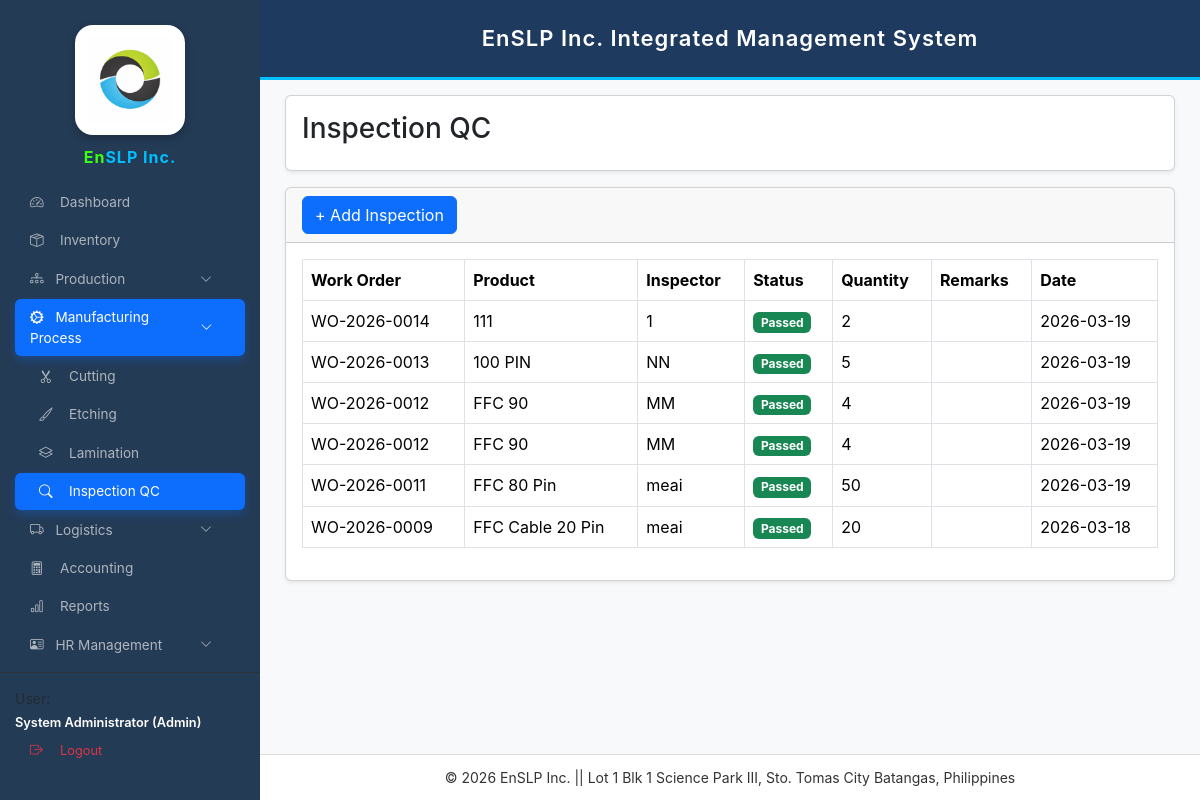
Before: /inspection_qc.php (signed in) with the older database file.
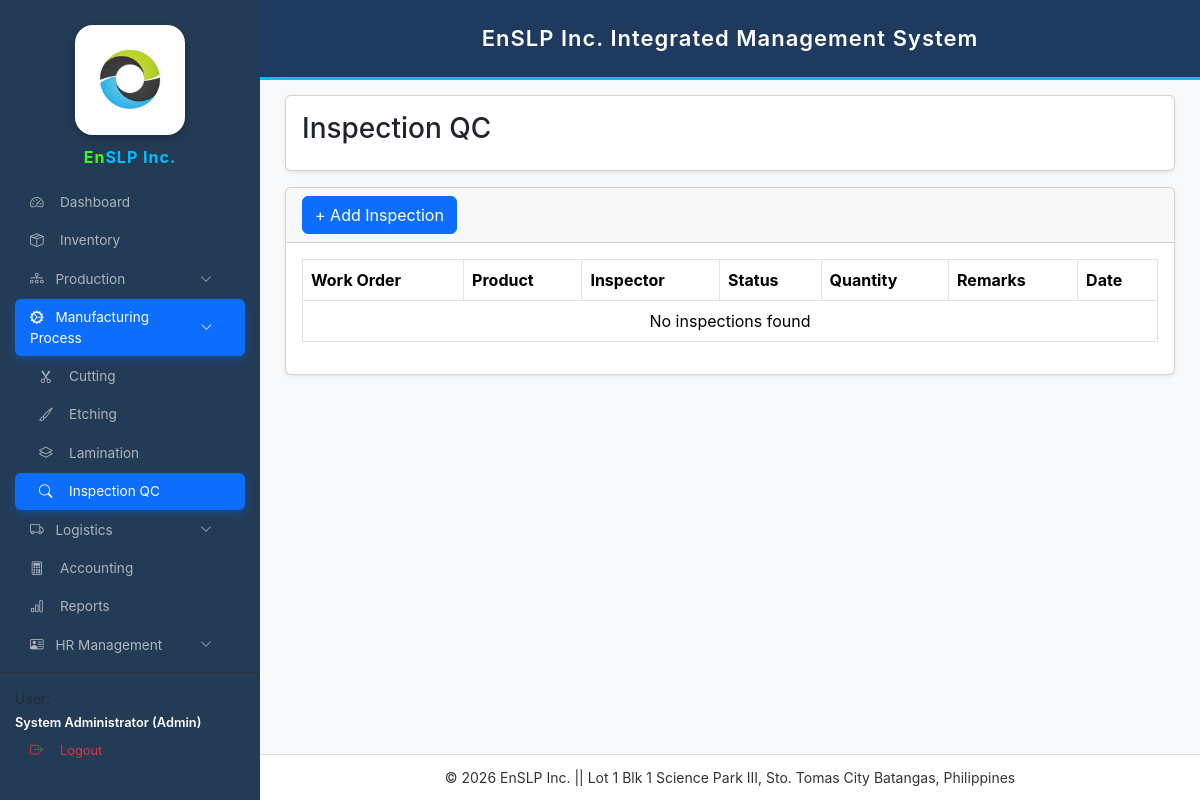
After: the same page with the newer database file.
### tables this page shows
CREATE TABLE `inspection_qc` (
  `id` int(11) NOT NULL,
  `work_order_id` varchar(50) NOT NULL,
  `item_id` int(11) NOT NULL,
  `inspector` varchar(100) DEFAULT NULL,
  `status` enum('Passed','Failed') NOT NULL,
  `remarks` text DEFAULT NULL,
  `date_inspected` timestamp NOT NULL DEFAULT current_timestamp(),
  `passed_qty` int(11) DEFAULT NULL
);

CREATE TABLE `work_orders` (
  `id` int(11) NOT NULL,
  `wo_no` varchar(50) DEFAULT NULL,
  `product_name` varchar(150) NOT NULL,
  `client` varchar(150) DEFAULT NULL,
  `qty` int(11) DEFAULT 0,
  `status` varchar(50) DEFAULT NULL,
  `date_started` date NOT NULL,
  `date_completed` date DEFAULT NULL,
  `remarks` varchar(255) DEFAULT NULL,
  `created_at` timestamp NOT NULL DEFAULT current_timestamp(),
  `selling_price` decimal(10,2) DEFAULT 0.00
);

CREATE TABLE `inventory_items` (
  `id` int(11) NOT NULL,
  `item_code` varchar(50) DEFAULT NULL,
  `item_name` varchar(150) NOT NULL,
  `category` varchar(50) DEFAULT NULL,
  `unit` varchar(30) DEFAULT 'pcs',
  `quantity` int(11) NOT NULL DEFAULT 0,
  `reorder_level` int(11) NOT NULL DEFAULT 0,
  `created_at` datetime NOT NULL DEFAULT current_timestamp(),
  `cost` decimal(10,2) DEFAULT NULL,
  `selling_price` decimal(10,2) DEFAULT 0.00,
  `status` varchar(20) DEFAULT 'active',
  `value` decimal(10,2) DEFAULT 0.00
);

### inspection_qc.php (the view, shortened to what this page needs)
<?php
require_once "config.php";
$stmt=$conn->query("
SELECT q.*,i.item_name,w.wo_no,w.product_name
FROM inspection_qc q
LEFT JOIN inventory_items i ON q.item_id = i.id
LEFT JOIN work_orders w ON q.work_order_id = w.id
ORDER BY q.id DESC
");
$inspections=$stmt->fetchAll(PDO::FETCH_ASSOC);
?>
<!DOCTYPE html>
<html>
<head>
<link href="https://cdn.jsdelivr.net/npm/bootstrap@5.3.3/dist/css/bootstrap.min.css" rel="stylesheet">
</head>
<body>
<?php include 'sidebar.php'; ?>
<?php include 'header.php'; ?>
<div class="main-content">
<div class="card shadow-sm mb-3">
<div class="card-body">
<h3>Inspection QC</h3>
</div>
</div>
<div class="card shadow-sm">
<div class="card-header">
<button class="btn btn-primary"
data-bs-toggle="modal"
data-bs-target="#addInspectionModal">
+ Add Inspection
</button>
</div>
<div class="card-body">
<table class="table table-bordered">
<thead>
<tr>
<th>Work Order</th>
<th>Product</th>
<th>Inspector</th>
<th>Status</th>
<th>Quantity</th>
<th>Remarks</th>
<th>Date</th>
</tr>
</thead>
<tbody>
<?php if($inspections){ ?>
<?php foreach($inspections as $row){ ?>
<tr>
<td><?=$row['wo_no']?></td>
<td><?=$row['item_name']?></td>
<td><?=$row['inspector']?></td>
<td>
<?php if($row['status']=="Passed"){ ?>
<span class="badge bg-success">Passed</span>
<?php }else{ ?>
<span class="badge bg-danger">Failed</span>
<?php } ?>
</td>
<td><?=$row['passed_qty']?></td>
<td><?=$row['remarks']?></td>
<td><?=date('Y-m-d', strtotime($row['date_inspected']))?></td>
</tr>
<?php } ?>
<?php }else{ ?>
<tr>
<td colspan="7" class="text-center">
No inspections found
</td>
</tr>
<?php } ?>
</tbody>
</table>
</div>
</div>
</div>
<?php include 'footer.php'; ?>
</body>
</html>

Changed rows visible on the page:
removed inspection_qc: work_order.wo_no "WO-2026-0014", inventory_items.item_name "111", inspector "1", status "Passed", passed_qty "2", date_inspected "2026-03-19"
removed inspection_qc: work_order.wo_no "WO-2026-0013", inventory_items.item_name "100 PIN", inspector "NN", status "Passed", passed_qty "5", date_inspected "2026-03-19"
removed inspection_qc: work_order.wo_no "WO-2026-0012", inventory_items.item_name "FFC 90", inspector "MM", status "Passed", passed_qty "4", date_inspected "2026-03-19"
removed inspection_qc: work_order.wo_no "WO-2026-0012", inventory_items.item_name "FFC 90", inspector "MM", status "Passed", passed_qty "4", date_inspected "2026-03-19"
removed inspection_qc: work_order.wo_no "WO-2026-0011", inventory_items.item_name "FFC 80 Pin", inspector "meai", status "Passed", passed_qty "50", date_inspected "2026-03-19"
removed inspection_qc: work_order.wo_no "WO-2026-0009", inventory_items.item_name "FFC Cable 20 Pin", inspector "meai", status "Passed", passed_qty "20", date_inspected "2026-03-18"
Other visible differences:
text now shown: "No inspections found"
